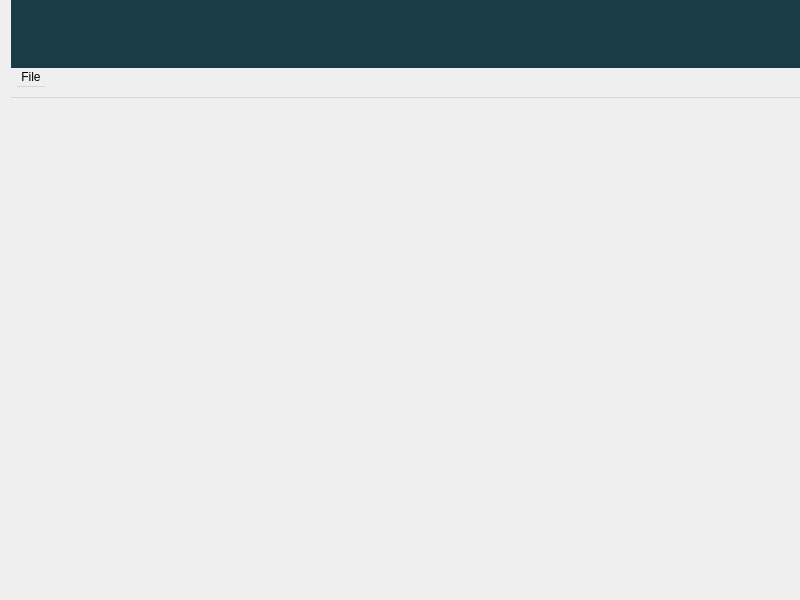
<?xml version="1.0" encoding="UTF-8"?>
<ui version="4.0">
  <class>qtImageViewerTest</class>
  <widget class="QMainWindow" name="qtImageViewerTest">
    <property name="geometry">
      <rect>
        <x>0</x>
        <y>0</y>
        <width>800</width>
        <height>600</height>
      </rect>
    </property>
    <property name="windowTitle">
      <string>qtImageViewerTest</string>
    </property>
    <property name="styleSheet">
      <string notr="true">
      #header
      {
        background: #193C46;
      }
      </string>
    </property>
    <widget class="QWidget" name="centralWidget">
      <layout class="QVBoxLayout" name="centralVerticalLayout">
        <property name="spacing">
          <number>0</number>
        </property>
        <property name="topMargin">
          <number>0</number>
        </property>
        <property name="rightMargin">
          <number>0</number>
        </property>
        <property name="bottomMargin">
          <number>0</number>
        </property>
        <item>
          <widget class="QWidget" name="header" native="true">
            <property name="sizePolicy">
              <sizepolicy hsizetype="Preferred" vsizetype="Preferred">
                <horstretch>0</horstretch>
                <verstretch>0</verstretch>
              </sizepolicy>
            </property>
            <property name="minimumSize">
              <size>
                <width>0</width>
                <height>68</height>
              </size>
            </property>
            <property name="maximumSize">
              <size>
                <width>16777215</width>
                <height>68</height>
              </size>
            </property>
            <layout class="QHBoxLayout" name="horizontalLayout">
              <property name="spacing">
                <number>9</number>
              </property>
              <property name="topMargin">
                <number>5</number>
              </property>
              <property name="rightMargin">
                <number>10</number>
              </property>
              <property name="bottomMargin">
                <number>17</number>
              </property>
              <item>
                <widget class="QPushButton" name="imageViewerButton">
                  <property name="cursor">
                    <cursorShape>PointingHandCursor</cursorShape>
                  </property>
                  <property name="text">
                    <string/>
                  </property>
                  <property name="icon">
                    <iconset>
                      <normaloff>../../../src/CADVision-demo/Images/open.png</normaloff>../../../src/CADVision-demo/Images/open.png</iconset>
                  </property>
                  <property name="flat">
                    <bool>true</bool>
                  </property>
                  <property name="iconsize" stdset="0">
                    <size>
                      <width>93</width>
                      <height>27</height>
                    </size>
                  </property>
                </widget>
              </item>
              <item>
                <spacer name="horizontalSpacer">
                  <property name="orientation">
                    <enum>Qt::Horizontal</enum>
                  </property>
                  <property name="sizeHint" stdset="0">
                    <size>
                      <width>40</width>
                      <height>20</height>
                    </size>
                  </property>
                </spacer>
              </item>
            </layout>
          </widget>
        </item>
        <item>
          <widget class="QMenuBar" name="menubar">
            <property name="sizePolicy">
              <sizepolicy hsizetype="Preferred" vsizetype="Preferred">
                <horstretch>0</horstretch>
                <verstretch>0</verstretch>
              </sizepolicy>
            </property>
            <property name="minimumSize">
              <size>
                <width>0</width>
                <height>30</height>
              </size>
            </property>
            <property name="maximumSize">
              <size>
                <width>16777215</width>
                <height>30</height>
              </size>
            </property>
            <layout class="QHBoxLayout" name="horizontalLayout">
              <property name="leftMargin">
                <number>5</number>
              </property>
              <property name="topMargin">
                <number>5</number>
              </property>
              <property name="rightMargin">
                <number>5</number>
              </property>
              <property name="bottomMargin">
                <number>5</number>
              </property>
            </layout>
            <widget class="QMenu" name="menuFile">
              <property name="title">
                <string>File</string>
              </property>
              <addaction name="actionNew"/>
            </widget>
            <addaction name="menuFile"/>
          </widget>
        </item>
        <item>
          <widget class="QFrame" name="contentFrame">
            <property name="frameShape">
              <enum>QFrame::NoFrame</enum>
            </property>
            <property name="frameShadow">
              <enum>QFrame::Raised</enum>
            </property>
            <layout class="QVBoxLayout" name="verticalLayout">
              <property name="leftMargin">
                <number>8</number>
              </property>
              <property name="topMargin">
                <number>8</number>
              </property>
              <property name="rightMargin">
                <number>8</number>
              </property>
              <property name="bottomMargin">
                <number>8</number>
              </property>
              <item>
                <layout class="QVBoxLayout" name="imageViewerVLayout">
                  <property name="leftMargin">
                    <number>0</number>
                  </property>
                  <property name="topMargin">
                    <number>0</number>
                  </property>
                  <property name="rightMargin">
                    <number>0</number>
                  </property>
                  <property name="bottomMargin">
                    <number>0</number>
                  </property>
                </layout>
              </item>
            </layout>
          </widget>
        </item>
      </layout>
    </widget>
    <action name="actionNew">
      <property name="text">
        <string>New</string>
      </property>
    </action>
  </widget>
  <layoutdefault spacing="6" margin="11"/>
  <resources/>
  <connections/>
</ui>
